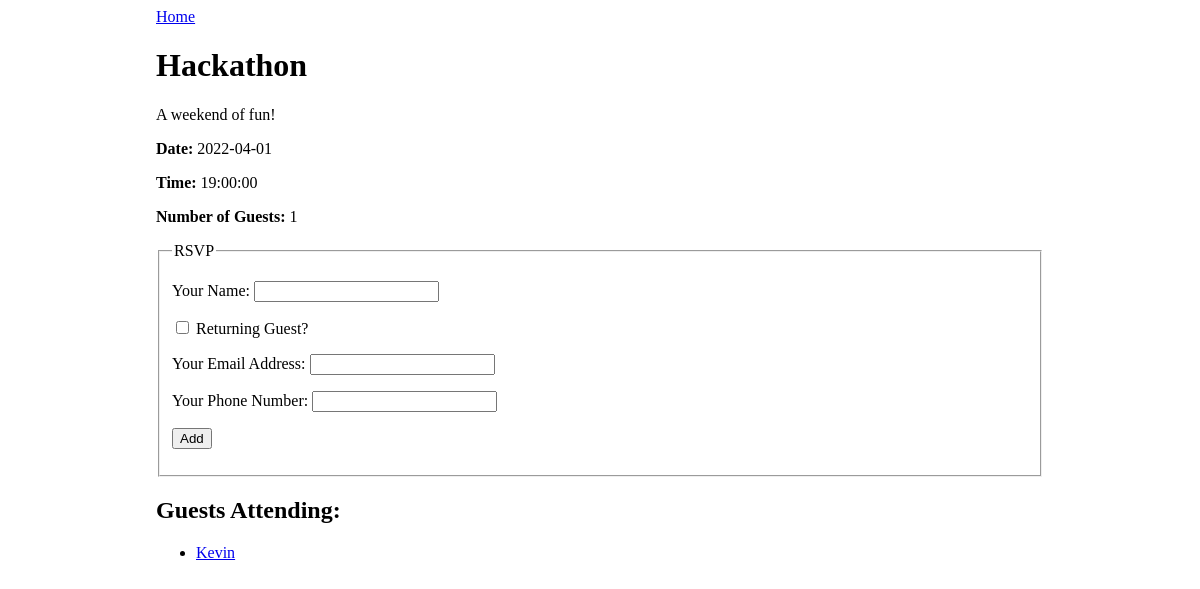
Screenshot of /event/2 with the database file from the repository.
### events_app/models.py (models this page shows, shortened)
class Event(db.Model):
    id = db.Column(db.Integer, primary_key=True)
    title = db.Column(db.String(80), nullable=False)
    description = db.Column(db.String(80), nullable=False)
    date_and_time = db.Column(db.DateTime, nullable=False, default=datetime.utcnow)
    event_type = db.Column(db.Enum(Event_type), default=Event_type.ALL)
    guests = db.relationship('Guest', secondary='event_guest', back_populates='events_attending')

class Guest(db.Model):
    id = db.Column(db.Integer, primary_key=True)
    name = db.Column(db.String(80), nullable=False)
    email = db.Column(db.String(80), nullable=False)
    phone = db.Column(db.String(80), nullable=False)
    events_attending = db.relationship('Event', secondary='event_guest', back_populates='guests')

### events_app/routes.py (the view)
@main.route('/event/<int:event_id>', methods=['GET'])
def event_detail(event_id):
    event = Event.query.get_or_404(event_id)
    guests = db.session.query(guest_event_table).filter_by(event_id=event.id)
    return render_template('event_detail.html', title=event.title, event=event, guests=guests)

### events_app/templates/event_detail.html (shortened to what this page needs)
{% extends 'base.html' %}
{% block content %}
<a href="/">Home</a>
    <h1>{{ event.title }}</h1>
    <p>{{ event.description }}</p>
    <p><strong>Date:</strong> {{ (event.date_and_time|string)[:10] }}</p>
    <p><strong>Time:</strong> {{ (event.date_and_time|string)[11:] }}</p>
    <p><strong>Number of Guests:</strong> {{ event.guests|count }}</p>
    <form method="POST">
        <fieldset>
            <legend>RSVP</legend>
            <p>
                <label>
                    Your Name:
                    <input type="text" name="guest_name">
                </label>
            </p>
            <p>
                <label>
                    <input type="checkbox" name="returning" onchange="returningGuestChanged(this.checked)">
                    Returning Guest?
                </label>
            </p>
            <div id="new-guest-info">
                <p>
                    <label>
                        Your Email Address:
                        <input type="email" name="email">
                    </label>
                </p>
                <p>
                    <label>
                        Your Phone Number:
                        <input type="phone" name="phone">
                    </label>
                </p>
            </div>
            <p>
                <input type="submit" name="submit" value="Add">
            </p>
        </fieldset>
    </form>
<h2>Guests Attending:</h2>
<ul>
{% for guest in event.guests %}
    <li><a href="/guest/{{ guest.id }}">{{ guest.name }}</a></li>
{% endfor %}
</ul>
{% endblock %}

### events_app/static/style.css (style rules this page uses)
body { display: flex; justify-content: center; }

### rows the page displays
Event: title "Hackathon", description "A weekend of fun!", date_and_time "2022-04-01", date_and_time "19:00:00"
Guest: name "Kevin"

### other values shown
{{ event.guests|count }} "1"
